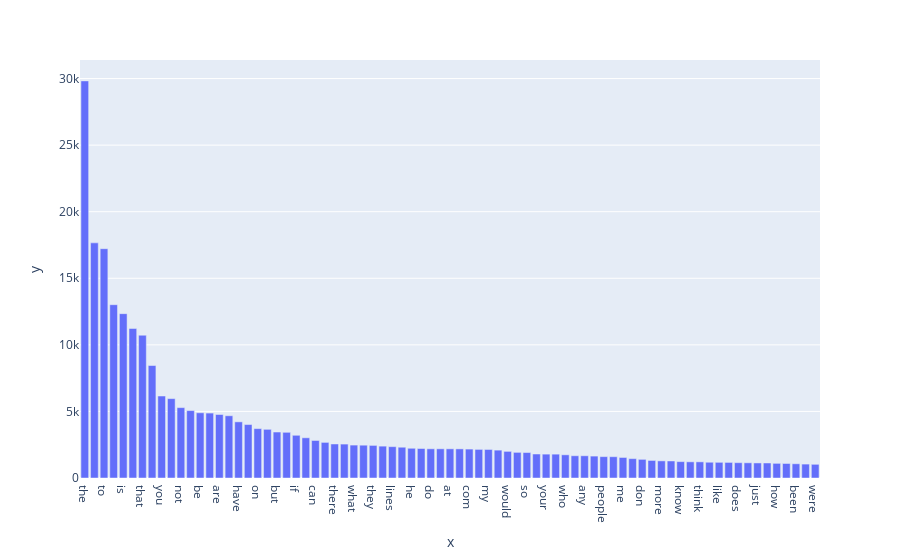

This figure's notebook cell:
### Markdown cell above
#### Exercise 15:

### Code cell
# Answer here
sort_data=sorted(list(zip(freq,term)),reverse=True)

freq, term = zip(*sort_data)


fig = px.bar(x=term,y=freq)

# showing the plot
fig.show()

### Figure 1 — Plotly figure (JSON) as saved in the notebook; plotly's stock layout.template omitted (floating-point values rounded to 4 significant figures)
{"data": [{"alignmentgroup": "True", "hovertemplate": "x=%{x}<br>y=%{y}<extra></extra>", "legendgroup": "", "marker": {"color": "#636efa", "pattern": {"shape": ""}}, "name": "", "offsetgroup": "", "orientation": "v", "showlegend": false, "textposition": "auto", "type": "bar", "x": ["the", "of", "to", "and", "is", "in", "that", "it", "you", "for", "not", "this", "be", "from", "are", "edu", "have", "as", "on", "with", "but", "or", "if", "was", "can", "we", "there", "by", "what", "subject", "they", "an", "lines", "one", "he", "god", "do", "organization", "at", "re", "com", "about", "my", "all", "would", "will", "so", "some", "your", "no", "who", "has", "any", "writes", "people", "which", "me", "article", "don", "his", "more", "other", "know", "when", "think", "their", "like", "university", "does", "out", "just", "only", "how", "also", "been", "than", "were"], "xaxis": "x", "y": [29825, 17660, 17222, 13017, 12343, 11226, 10723, 8447, 6157, 5962, 5285, 5063, 4898, 4877, 4769, 4675, 4218, 4015, 3709, 3655, 3453, 3432, 3208, 3020, 2818, 2674, 2556, 2548, 2472, 2464, 2448, 2393, 2353, 2312, 2232, 2216, 2193, 2192, 2191, 2186, 2172, 2148, 2143, 2093, 2000, 1925, 1912, 1802, 1793, 1791, 1742, 1671, 1669, 1645, 1604, 1599, 1543, 1453, 1400, 1318, 1286, 1278, 1230, 1215, 1213, 1184, 1177, 1170, 1151, 1142, 1130, 1127, 1100, 1090, 1068, 1045, 1028], "yaxis": "y"}], "layout": {"barmode": "relative", "legend": {"tracegroupgap": 0}, "margin": {"t": 60}, "xaxis": {"anchor": "y", "domain": [0, 1], "title": {"text": "x"}}, "yaxis": {"anchor": "x", "domain": [0, 1], "title": {"text": "y"}}}}
